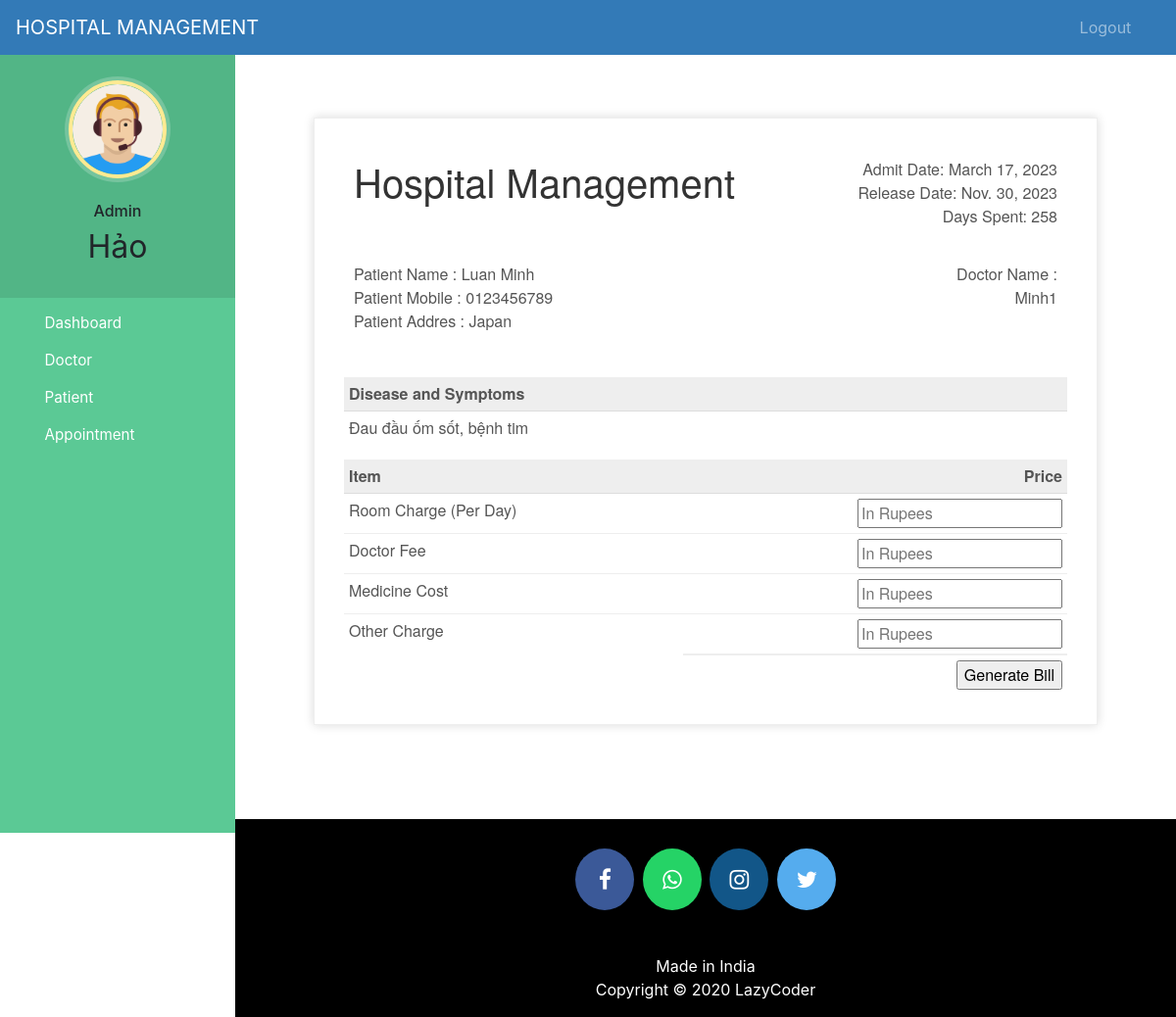
/discharge-patient/2006 (signed in), run on the app's committed database.
### hospital/models.py (models this page shows, shortened)
class Patient(models.Model):
    user=models.OneToOneField(User,on_delete=models.CASCADE)
    profile_pic= models.ImageField(upload_to='profile_pic/PatientProfilePic/',null=True,blank=True)
    address = models.CharField(max_length=40)
    mobile = models.CharField(max_length=20,null=False)
    symptoms = models.CharField(max_length=100,null=False)
    assignedDoctorId = models.PositiveIntegerField(null=True)
    admitDate=models.DateField(auto_now=True)
    status=models.BooleanField(default=False)
    @property
    def get_name(self):
        return self.user.first_name+" "+self.user.last_name

### hospital/views.py (the view, shortened to what this page needs)
# urls.py: path('discharge-patient/<int:pk>', views.discharge_patient_view,name='discharge-patient'),
@login_required(login_url='adminlogin')
@user_passes_test(is_admin)
def discharge_patient_view(request,pk):
    patient=models.Patient.objects.get(id=pk)
    days=(date.today()-patient.admitDate) #2 days, 0:00:00
    assignedDoctor=models.User.objects.all().filter(id=patient.assignedDoctorId)
    d=days.days # only how many day that is 2
    patientDict={
        'patientId':pk,
        'name':patient.get_name,
        'mobile':patient.mobile,
        'address':patient.address,
        'symptoms':patient.symptoms,
        'admitDate':patient.admitDate,
        'todayDate':date.today(),
        'day':d,
        'assignedDoctorName':assignedDoctor[0].first_name,
    }
    return render(request,'hospital/patient_generate_bill.html',context=patientDict)

### hospital/views.py (called while the page is built)
def is_admin(user):
    return user.groups.filter(name='ADMIN').exists()

### templates/hospital/patient_generate_bill.html (shortened to what this page needs)
{% extends 'hospital/admin_base.html' %}
{% load static %}
{% block content %}
<head>
</head>
<br><br><br>
<div class="invoice-box">
  <table cellpadding="0" cellspacing="0">
    <tr class="top">
      <td colspan="2">
        <table>
          <tr>
            <td class="title">
              <h1>Hospital Management</h1>
            </td>
            <td>
              Admit Date: {{admitDate}}<br>
              Release Date: {{todayDate}}<br>
              Days Spent: {{day}}
            </td>
          </tr>
        </table>
      </td>
    </tr>
    <tr class="information">
      <td colspan="2">
        <table>
          <tr>
            <td>
              Patient Name : {{name}}<br>
              Patient Mobile : {{mobile}}<br>
              Patient Addres : {{address}}<br>
            </td>
            <td>
              Doctor Name :<br>
              {{assignedDoctorName}}<br>
            </td>
          </tr>
        </table>
      </td>
    </tr>
    <tr class="heading">
      <td>
        Disease and Symptoms
      </td>
      <td>
      </td>
    </tr>
    <tr class="details">
      <td>
        {{symptoms}}
      </td>
    </tr>
    <tr class="heading">
      <td>
        Item
      </td>
      <td>
        Price
      </td>
    </tr>
    <form method="post">
      <tr class="item">
        <td>
          Room Charge (Per Day)
        </td>
        <td>
          <input type="number" name="roomCharge" placeholder="In Rupees" value="">
        </td>
      </tr>
      <tr class="item">
        <td>
          Doctor Fee
        </td>
        <td>
          <input type="number" name="doctorFee" placeholder="In Rupees" value="">
        </td>
      </tr>
      <tr class="item">
        <td>
          Medicine Cost
        </td>
        <td>
          <input type="number" name="medicineCost" placeholder="In Rupees" value="">
        </td>
      </tr>
      <tr class="item last">
        <td>
          Other Charge
        </td>
        <td>
          <input type="number" name="OtherCharge" placeholder="In Rupees" value="">
        </td>
      </tr>
      <tr class="total">
        <td></td>
        <td>
          <input type="submit" name="submit" value="Generate Bill">
        </td>
      </tr>
    </form>
  </table>
</div>
{% endblock content %}

### templates/hospital/admin_base.html (shortened to what this page needs)
<!DOCTYPE html>
{% load static %}
<html lang="en">
<head>
  <link rel="stylesheet" href="https://stackpath.bootstrapcdn.com/bootstrap/4.3.1/css/bootstrap.min.css">
  <link rel="stylesheet" href="https://maxcdn.bootstrapcdn.com/font-awesome/4.7.0/css/font-awesome.min.css">
  <link rel="stylesheet" href="{% static '/style.css' %}">
</head>
<body>
  <nav class="menu" tabindex="0">
    <header class="avatar">
      <img src="{% static "images/adminpropic.png" %}" />
      <br><br>
      <h6>Admin</h6>
      <h2>{{request.user.first_name}}</h2>
    </header>
    <ul>
      <li tabindex="0" class="icon-dashboard"> <a style="color:white; text-decoration:none;" href="/admin-dashboard"><span>Dashboard</span></a> </li>
      <li tabindex="0" class="icon-customers"> <a style="color:white; text-decoration:none;" href="/admin-doctor"><span>Doctor</span></a></li>
      <li tabindex="0" class="icon-users"> <a style="color:white; text-decoration:none;" href="/admin-patient"><span>Patient</span></a></li>
      <li tabindex="0" class="icon-calendar"> <a style="color:white; text-decoration:none;" href="/admin-appointment"><span>Appointment</span></a></li>
    </ul>
  </nav>
  <main>
    <div class="bs-example">
      <nav class="navbar navbar-expand-md  navbar-dark fixed-top" style="background:#337AB7;">
        <a href="/admin-dashboard" class="navbar-brand">HOSPITAL MANAGEMENT</a>
        <div class="collapse navbar-collapse justify-content-between" id="navbarCollapse">
          <div class="navbar-nav" style=" margin-left: 90%;">
            <a href="/logout" class="nav-item nav-link">Logout</a>
          </div>
        </div>
      </nav>
    </div>
    <br><br>
    {% block content %}
    {% endblock content %}
    <br><br><br><br>
    <footer>
      <p>
        <a id="ftr" href="https://facebook.com/sumit.luv/" class="fa fa-facebook"></a>
        <a id="ftr" href="https://api.whatsapp.com/send?phone=919572181024&text=Hello%20Sumit.%0d%0aHow%20are%20you%20%3f%0d%0aI%20came%20from%20your%20website.&source=&data=#" class="fa fa-whatsapp"></a>
        <a id="ftr" href="https://instagram.com/sumit.luv" class="fa fa-instagram"></a>
        <a id="ftr" href="https://twitter.com/sumitkumar1503" class="fa fa-twitter"></a>
      </p>
      <br>
      <div class="container">
        <div class="row">
          <div class="col-md-12 col-sm-12">
            <div style="color:#ffffff;" class="wow fadeInUp footer-copyright">
              <p>Made in India <br>
                Copyright &copy; 2020 LazyCoder </p>
            </div>
          </div>
        </div>
      </div>
    </footer>
  </main>
</body>
</html>

### static/style.css (style rules this page uses)
body { padding-left: 240px; }
main { position: relative; height: 100vh; }
.menu { background: #5bc995; height: 100vh; width: 240px; position: fixed; top: 0px; left: 0; z-index: 5; outline: none; }
.menu .avatar { background: rgba(0, 0, 0, 0.1); padding: 2em 0.5em; text-align: center; }
.menu .avatar img { width: 100px; border-radius: 50%; overflow: hidden; border: 4px solid #ffea92; box-shadow: 0 0 0 4px rgba(255, 255, 255, 0.2); }
.menu .avatar h2 { font-weight: normal; margin-bottom: 0; }
.menu ul { list-style: none; padding: 0.5em 0; margin: 0; }
.menu ul li { padding: 0.5em 1em 0.5em 3em; font-size: 0.95em; font-weight: regular; background-repeat: no-repeat; background-position: left 15px center; background-size: auto 20px; transition: all 0.15s linear; cursor: pointer; }
.menu ul li.icon-dashboard { background-image: url("http://www.entypo.com/images//gauge.svg"); }
.menu ul li.icon-customers { background-image: url("http://www.entypo.com/images//briefcase.svg"); }
.menu ul li.icon-users { background-image: url("http://www.entypo.com/images//users.svg"); }
.menu ul li.icon-calendar { background-image: url("http://www.entypo.com/images//calendar.svg"); }

### templates/hospital/admin_base.html (style rules this page uses)
a:link { text-decoration: none; }
a { color: white; }
footer { padding: 0px 0px 0px 0px; background-color: black; margin: 0px; }
#ftr { padding: 20px; }
.fa { font-size: 23px; width: 60px; text-align: center; text-decoration: none; margin: 5px 2px; border-radius: 50%; }
.fa-facebook { background: #3B5998; color: white; margin-top: 30px; }
.fa-whatsapp { background: #25d366; color: white; }
.fa-twitter { background: #55ACEE; color: white; }
.fa-instagram { background: #125688; color: white; }
p { text-align: center; }
body { padding-left: 240px; }
main { position: relative; height: 100vh; }
.menu { background: #5bc995; height: 100vh; width: 240px; position: fixed; top: 0px; left: 0; z-index: 5; outline: none; }
.menu .avatar { background: rgba(0, 0, 0, 0.1); padding: 2em 0.5em; text-align: center; }
.menu .avatar img { width: 100px; border-radius: 50%; overflow: hidden; border: 4px solid #ffea92; box-shadow: 0 0 0 4px rgba(255, 255, 255, 0.2); }
.menu .avatar h2 { font-weight: normal; margin-bottom: 0; }
.menu ul { list-style: none; padding: 0.5em 0; margin: 0; }
.menu ul li { padding: 0.5em 1em 0.5em 3em; font-size: 0.95em; font-weight: regular; background-repeat: no-repeat; background-position: left 15px center; background-size: auto 20px; transition: all 0.15s linear; cursor: pointer; }
.menu ul li.icon-dashboard { background-image: url("http://www.entypo.com/images//gauge.svg"); }
.menu ul li.icon-customers { background-image: url("http://www.entypo.com/images//briefcase.svg"); }
.menu ul li.icon-users { background-image: url("http://www.entypo.com/images//users.svg"); }
.menu ul li.icon-calendar { background-image: url("http://www.entypo.com/images//calendar.svg"); }

### templates/hospital/patient_generate_bill.html (style rules this page uses)
.invoice-box { max-width: 800px; margin: auto; padding: 30px; border: 1px solid #eee; box-shadow: 0 0 10px rgba(0, 0, 0, .15); font-size: 16px; line-height: 24px; font-family: 'Helvetica Neue', 'Helvetica', Helvetica, Arial, sans-serif; color: #555; }
.invoice-box table { width: 100%; line-height: inherit; text-align: left; }
.invoice-box table td { padding: 5px; vertical-align: top; }
.invoice-box table tr td:nth-child(2) { text-align: right; }
.invoice-box table tr.top table td { padding-bottom: 20px; }
.invoice-box table tr.top table td.title { font-size: 45px; line-height: 45px; color: #333; }
.invoice-box table tr.information table td { padding-bottom: 40px; }
.invoice-box table tr.heading td { background: #eee; border-bottom: 1px solid #ddd; font-weight: bold; }
.invoice-box table tr.details td { padding-bottom: 20px; }
.invoice-box table tr.item td { border-bottom: 1px solid #eee; }
.invoice-box table tr.item.last td { border-bottom: none; }
.invoice-box table tr.total td:nth-child(2) { border-top: 2px solid #eee; font-weight: bold; }
.menu { top: 50px; }

### data on the page
Patient: admitDate "March 17, 2023", mobile "0123456789", address "Japan", symptoms "Đau đầu ốm sốt, bệnh tim"

### other printed values
{{ request.user.first_name }} "Hảo"
{{ name }} "Luan Minh"
{{ assignedDoctorName }} "Minh1"
